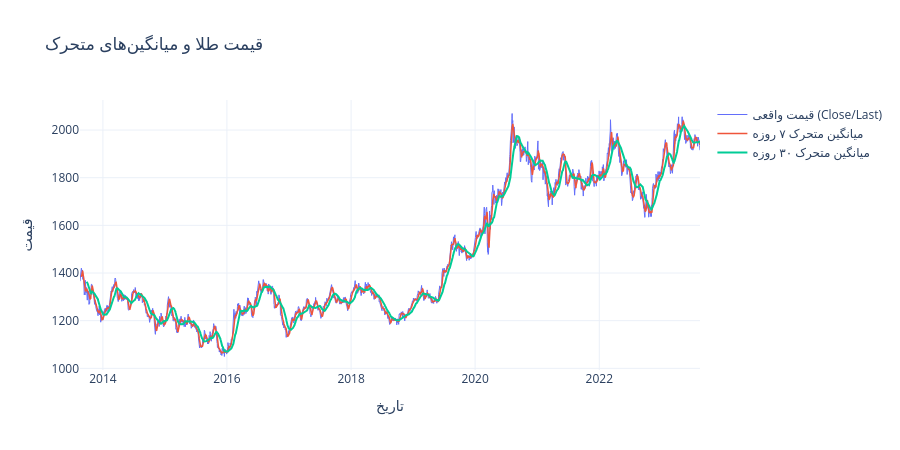

The cell this chart's notebook holds for it:
### Markdown cell above
### Rolling Statistics (میانگین متحرک ۷ و ۳۰ روزه)

### Code cell
df_eda = add_rolling_stats_for_eda(df_clean)

fig = go.Figure()
fig.add_trace(go.Scatter(x=df_eda["Date"], y=df_eda[TARGET_COL], name="قیمت واقعی (Close/Last)", line=dict(width=1)))
fig.add_trace(go.Scatter(x=df_eda["Date"], y=df_eda["MA_7"], name="میانگین متحرک ۷ روزه", line=dict(width=1.5)))
fig.add_trace(go.Scatter(x=df_eda["Date"], y=df_eda["MA_30"], name="میانگین متحرک ۳۰ روزه", line=dict(width=2)))
fig.update_layout(title="قیمت طلا و میانگینهای متحرک", xaxis_title="تاریخ", yaxis_title="قیمت", template="plotly_white", height=450)
fig.show()

### Figure 1 — Plotly figure (JSON) as saved in the notebook; plotly's stock layout.template omitted (floating-point values rounded to 4 significant figures; data arrays with more than 128 entries replaced by an {"elided": "..."} marker saying what was removed)
{"data": [{"line": {"width": 1}, "name": "قیمت واقعی (Close/Last)", "type": "scatter", "x": {"elided": "2539 str values"}, "y": {"elided": "2539 float values"}}, {"line": {"width": 1.5}, "name": "میانگین متحرک ۷ روزه", "type": "scatter", "x": {"elided": "2539 str values"}, "y": {"elided": "2539 float values"}}, {"line": {"width": 2}, "name": "میانگین متحرک ۳۰ روزه", "type": "scatter", "x": {"elided": "2539 str values"}, "y": {"elided": "2539 float values"}}], "layout": {"height": 450, "title": {"text": "قیمت طلا و میانگینهای متحرک"}, "xaxis": {"title": {"text": "تاریخ"}}, "yaxis": {"title": {"text": "قیمت"}}}}
